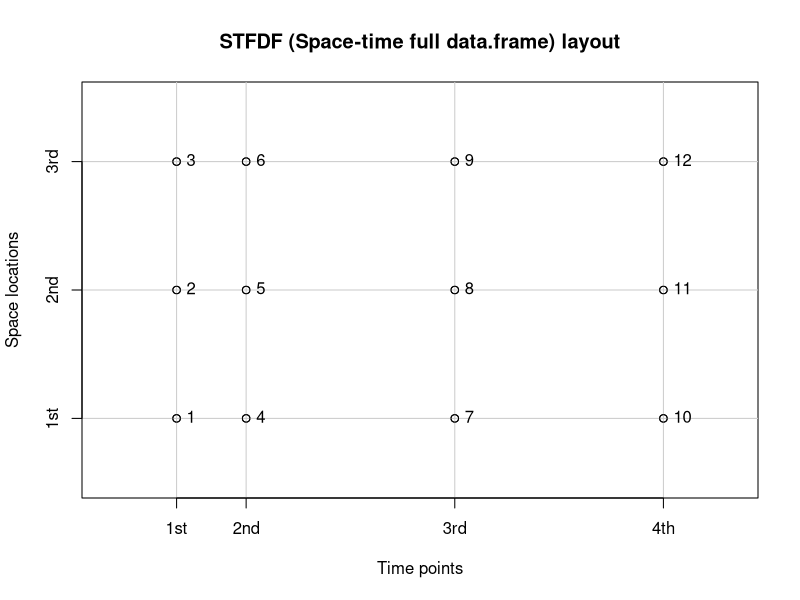
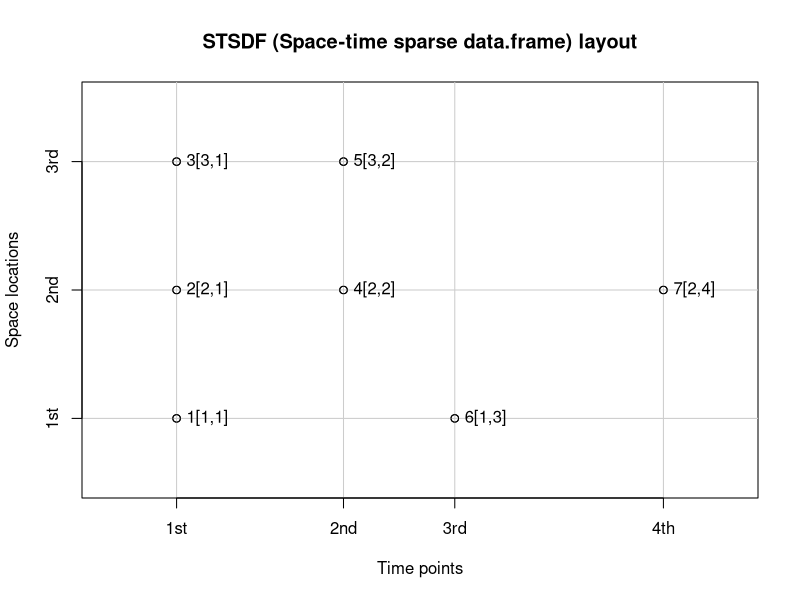
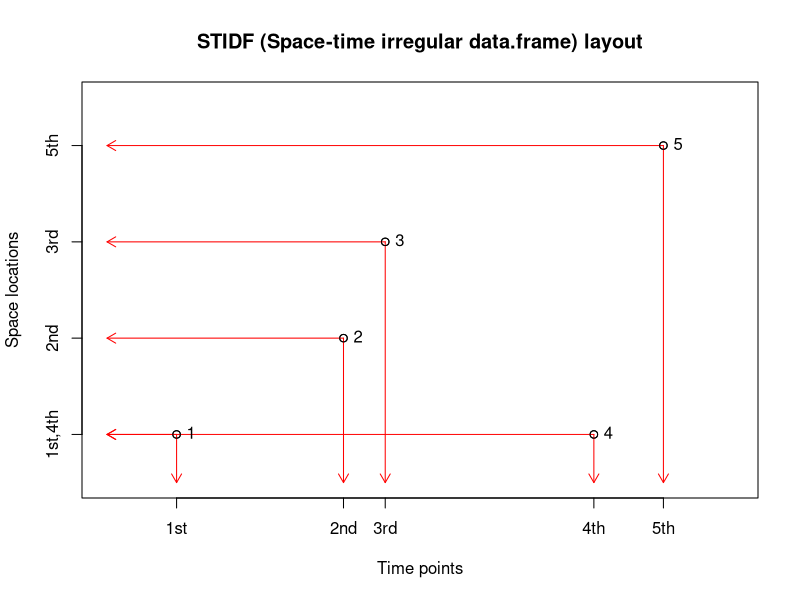

The R source for these figures, in order:
### R code from vignette source 'spacetime_data.Rnw'
### Encoding: ISO8859-1

###################################################
### code chunk number 1: spacetime_data.Rnw:176-188
###################################################
s = 1:3
t = c(1, 1.5, 3, 4.5)
g = data.frame(rep(t, each=3), rep(s,4))
plot(g, xaxt = 'n', yaxt = 'n', xlab = "Time points",
        ylab = "Space locations", xlim = c(.5,5), ylim = c(.5,3.5))
abline(h=s, col = grey(.8))
abline(v=t, col = grey(.8))
points(g)
axis(1, at = t, labels = c("1st", "2nd", "3rd", "4th"))
axis(2, at = s, labels = c("1st", "2nd", "3rd"))
text(g, labels = 1:12, pos=4)
title("STFDF (Space-time full data.frame) layout")


###################################################
### code chunk number 2: spacetime_data.Rnw:198-211
###################################################
s = 1:3
t = c(1, 2.2, 3, 4.5)
g = data.frame(rep(t, each=3), rep(s,4))
sel = c(1,2,3,5,6,7,11)
plot(g[sel,], xaxt = 'n', yaxt = 'n', xlab = "Time points",
    ylab = "Space locations", xlim = c(.5,5), ylim = c(.5,3.5))
abline(h=s, col = grey(.8))
abline(v=t, col = grey(.8))
points(g[sel,])
axis(1, at = t, labels = c("1st", "2nd", "3rd", "4th"))
axis(2, at = s, labels = c("1st", "2nd", "3rd"))
text(g[sel,], labels = paste(1:length(sel), "[",c(1,2,3,2,3,1,2),",",c(1,1,1,2,2,3,4),"]", sep=""), pos=4)
title("STSDF (Space-time sparse data.frame) layout")


###################################################
### code chunk number 3: spacetime_data.Rnw:219-233
###################################################
s = c(1,2,3,1,4)
t = c(1, 2.2, 2.5, 4, 4.5)
g = data.frame(t,s)
plot(g, xaxt = 'n', yaxt = 'n', xlab = "Time points",
    ylab = "Space locations", xlim = c(.5,5), ylim = c(.5,4.5))
#abline(h=s, col = grey(.8))
#abline(v=t, col = grey(.8))
arrows(t,s,0.5,s,.1,col='red')
arrows(t,s,t,0.5,.1,col='red')
points(g)
axis(1, at = sort(unique(t)), labels = c("1st", "2nd", "3rd", "4th", "5th"))
axis(2, at = sort(unique(s)), labels = c("1st,4th", "2nd", "3rd", "5th"))
text(g, labels = 1:5, pos=4)
title("STIDF (Space-time irregular data.frame) layout")


